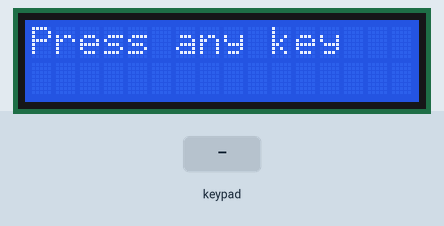
Recording of a sketch running on a simulated Arduino Uno, built with avr-gcc and run on an emulated ATmega328P. Shown: 16×2 character LCD. The inputs (shaded band) are chosen by the test bench.

Above: at 3.2 s.
3.3 s: keypad keys 4 3 2 1 # pressed 0.4 s apart
At 5.3 s:
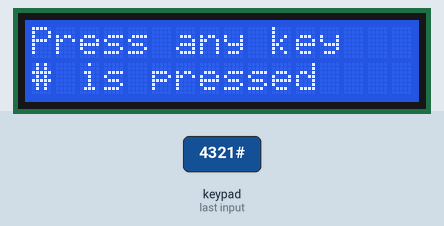
6.8 s: key '*' pressed
At 7.7 s:
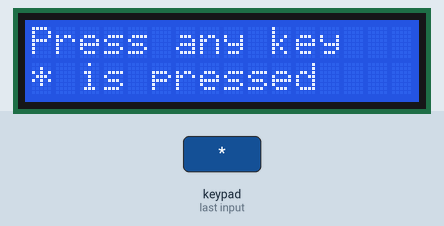
8.3 s: key '5' pressed
At 9.1 s:
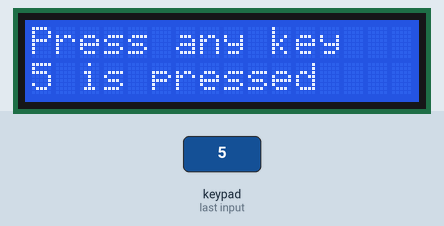
9.8 s: keypad keys 5 6 7 pressed 0.4 s apart
At 12.1 s:
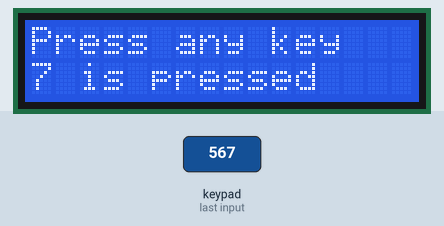
12.5 s: key '#' pressed
At 13.4 s:
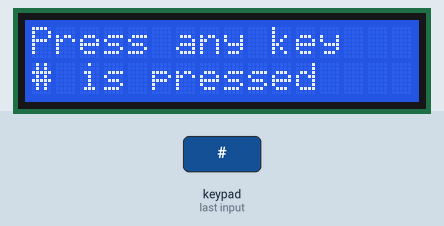
14.0 s: key '1' pressed
At 14.6 s:
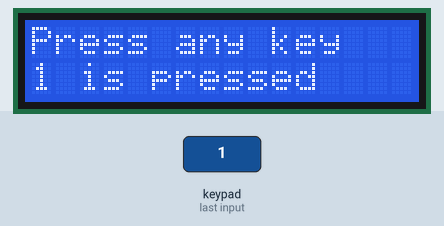
Timing chart, 0 to 16.5 s (numbered marks = the images above; inputs shaded):
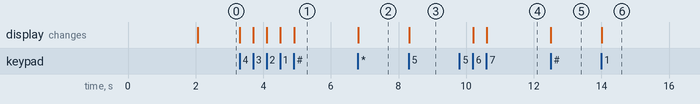

The sketch:

keypadlcd.ino
```cpp
#include <LiquidCrystal.h>
#include <Keypad.h>

const byte ROWS = 4;
const byte COLS = 3;
char hexaKeys[ROWS][COLS] = {
  {'1', '2', '3'},
  {'4', '5', '6'},
  {'7', '8', '9'},
  {'*', '0', '#'}
};

byte rowPins[ROWS] = {4, 3, 2, 1};
byte colPins[COLS] = {5, 6, 7};

Keypad customKeypad = Keypad(makeKeymap(hexaKeys), rowPins, colPins, ROWS, COLS);

LiquidCrystal lcd (13, 12, 11, 10, 9, 8);

void setup()
{
  lcd.begin(16, 2);
  lcd.setCursor(0, 0);
  lcd.print("Arduino Keypad");
  delay(2000);
  lcd.clear();
}

void loop()
{
  lcd.setCursor(0, 0);
  lcd.print("Press any key");
  char customKey = customKeypad.getKey();
  if (customKey)
  {
    lcd.setCursor(0, 1);
    lcd.print(customKey);
    lcd.print(" is pressed");
  }
}
```

Measured:
- after the input at 3.3 s, the display: first changes at once (image 1 shows a later state)
- after the input at 6.8 s, the display: changes at once (image 2)
- after the input at 8.3 s, the display: changes at once (image 3)
- after the input at 9.8 s, the display: first changes after 0.41 s (image 4 shows a later state)
- after the input at 12.5 s, the display: changes at once (image 5)
- after the input at 14.0 s, the display: changes at once (image 6)
